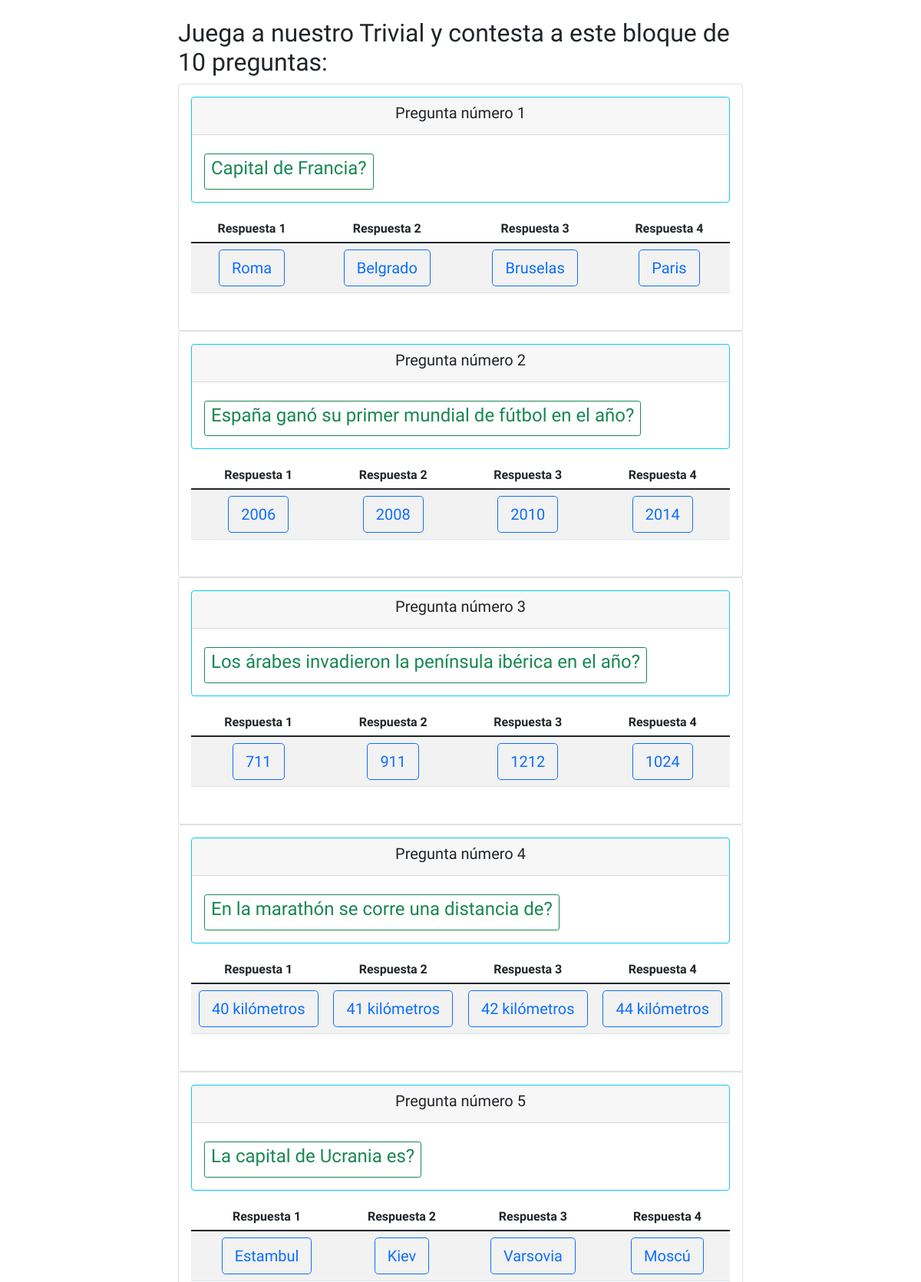
The page / (upper part) on the database its author committed.
### Apps/juego/models.py (models this page shows, shortened)
class Pregunta(models.Model):
    texto = models.CharField(max_length=150)
    tematica = models.ForeignKey(Tematica, null=False, default=1, on_delete=models.RESTRICT)

class Respuesta(models.Model):
    texto = models.CharField(max_length=80)
    pregunta = models.ForeignKey(Pregunta, null=False, default=1, on_delete=models.RESTRICT)
    correcta = models.BooleanField(default=False)

### Apps/juego/views.py (the view)
# urls.py: path('', comenzar_partida),
def comenzar_partida(request):
    dic_idPreg_y_dic_TxtPreg_y_lista_tuplas_idyTextResp_selecc_aleatoria = respuestas_para_cada_pregunta()
    listado_preguntas = Pregunta.objects.all()
    listado_respuestas = Respuesta.objects.all()
    list_id_texto_preguntas = Pregunta.objects.values_list('id', 'texto')
    list_id_preguntas = Pregunta.objects.values_list('id', flat=True)
    datos = {
        'titulo': 'Listado de respuestas',
        'preguntas': listado_preguntas,
        'preguntas_texto_e_id': list_id_texto_preguntas,
        'preguntas_selecc_aleat_con_sus_respuestas':dic_idPreg_y_dic_TxtPreg_y_lista_tuplas_idyTextResp_selecc_aleatoria,
        'respuestas_a_pregunta': partida_pregunta(request, 2),
        'id_preguntas': list_id_preguntas,
        'dic_p_r': preguntas_respuestas()
    }
    return render(request, 'partida20.html', datos)

### Apps/juego/views.py (called while the page is built)
def partida_pregunta(request, id_pregunta):
    listado_respuestas = Respuesta.objects.filter(pregunta=id_pregunta)
    return listado_respuestas

def preguntas_respuestas():
    dic_preg_resp = {}
    list_tuplas_id_texto_de_preguntas = Pregunta.objects.values_list('id', 'texto')
    for tupla in list_tuplas_id_texto_de_preguntas:
        id = tupla[0]
        texto = tupla[1]
        list_texto_respuestas = Respuesta.objects.filter(pregunta=id).values_list('texto')
        dic_preg_resp[texto] = list_texto_respuestas
    return dic_preg_resp

def respuestas_para_cada_pregunta():
    dic_idPreg_y_dic_TxtPreg_y_lista_tuplas_idyTextResp = {}
    dic_idPreg_y_dic_TxtPreg_y_lista_tuplas_idyTextResp_selecc_aleatoria ={}
    list_tuplas_id_texto_de_preguntas = tomar_preguntas_aleatorias()
    list_tuplas_IdyTexto_de_preguntas_selecc_aleatoria = tomar_preguntas_aleatorias()
    for tupla in list_tuplas_IdyTexto_de_preguntas_selecc_aleatoria:
        dic_int = {}
        id = tupla[0]
        texto = tupla[1]
        list_tuplas_id_texto_de_respuestas = Respuesta.objects.filter(pregunta=id).values_list('id', 'texto')
        dic_int[texto] = list_tuplas_id_texto_de_respuestas
        dic_idPreg_y_dic_TxtPreg_y_lista_tuplas_idyTextResp_selecc_aleatoria[id] = dic_int
    return dic_idPreg_y_dic_TxtPreg_y_lista_tuplas_idyTextResp_selecc_aleatoria

def tomar_preguntas_aleatorias():
    l_dic_preguntas_ids = Pregunta.objects.all().values('id') #es una lista de dicc id:valor
    lista_id_preg = []
    for dic in l_dic_preguntas_ids:
        lista_id_preg.append(dic['id'])
    a = list(lista_id_preg)
    b = random.sample(lista_id_preg, 10)
    list_tuplas_IdyTexto_de_preguntas_selecc_aleatoria = Pregunta.objects.filter(id__in = b).values_list('id', 'texto')
    return list_tuplas_IdyTexto_de_preguntas_selecc_aleatoria

### Apps/juego/templates/partida20.html (shortened to what this page needs)
<head>
    {% load static %}
    <link rel="stylesheet" href="https://cdn.jsdelivr.net/npm/bootstrap@5.1.3/dist/css/bootstrap.min.css" />
    <link rel="stylesheet" href="https://cdnjs.cloudflare.com/ajax/libs/font-awesome/5.15.4/css/all.min.css">
    <link rel="stylesheet" href="{% static 'css/trivial.css' %}" />
</head>
<body>
    <div class="container py-4">
        <div class="row">
            <div class="col-md-8 offset-md-2">
                <h2>Juega a nuestro Trivial y contesta a este bloque de 10 preguntas:</h2>
                {% for preg_id, dic in preguntas_selecc_aleat_con_sus_respuestas.items %}
                <div class="card">
                    <div class="card-body">
                        <div class="card border-info mb-3" >
                            <div class="card-header" style="text-align: center;"><h5>Pregunta número {{forloop.counter}}</h5></div>
                            <div class="card-body">
                                {% for preg_txt, resp_lista_tuplas in dic.items %}
                                <a href="#" class="btn btn-sm btn-block btn-outline-success"><h4> {{preg_txt}} </h4></a>
                            </div>
                        </div>
                        <div class="table-responsive">
                            <table class="table table-striped">
                                <thead>
                                    <tr>
                                        <th class="centrado">Respuesta 1</th>
                                        <th class="centrado">Respuesta 2</th>
                                        <th class="centrado">Respuesta 3</th>
                                        <th class="centrado">Respuesta 4</th>
                                    </tr>
                                </thead>
                                <tbody>
                                    <tr>
                                        {% for tupla in resp_lista_tuplas %}
                                            <td class="centrado">
                                                <a href="validar_respuesta/{{preg_id}}/{{tupla.0}}" class="btn btn-lg btn-block btn-outline-primary"> {{ tupla.1 }}</a>
                                            </td>
                                        {% endfor %}
                                    </tr>
                                </tbody>
                            </table>
                        </div>
                    </div>
                </div>
                {% endfor %}
                {% endfor %}
            </div>
        </div>
    </div>
</body>

### Apps/juego/static/css/trivial.css (style rules this page uses)
body { font-family: "Ubuntu", sans-serif; }
.centrado { text-align: center; vertical-align: middle; }

### rows shown on the page
Pregunta: dic "Capital de Francia?"
Respuesta: texto "Roma"
Respuesta: texto "Belgrado"
Respuesta: texto "Bruselas"
Respuesta: texto "Paris"
Pregunta: dic "España ganó su primer mundial de fútbol en el año?"
Respuesta: texto "2006"
Respuesta: texto "2008"
Respuesta: texto "2010"
Respuesta: texto "2014"
Pregunta: dic "Los árabes invadieron la península ibérica en el año?"
Respuesta: texto "711"
Respuesta: texto "911"
Respuesta: texto "1212"
Respuesta: texto "1024"
Pregunta: dic "En la marathón se corre una distancia de?"
Respuesta: texto "40 kilómetros"
Respuesta: texto "41 kilómetros"
Respuesta: texto "42 kilómetros"
Respuesta: texto "44 kilómetros"
Pregunta: dic "La capital de Ucrania es?"
Respuesta: texto "Estambul"
Respuesta: texto "Kiev"
Respuesta: texto "Varsovia"
Respuesta: texto "Moscú"
